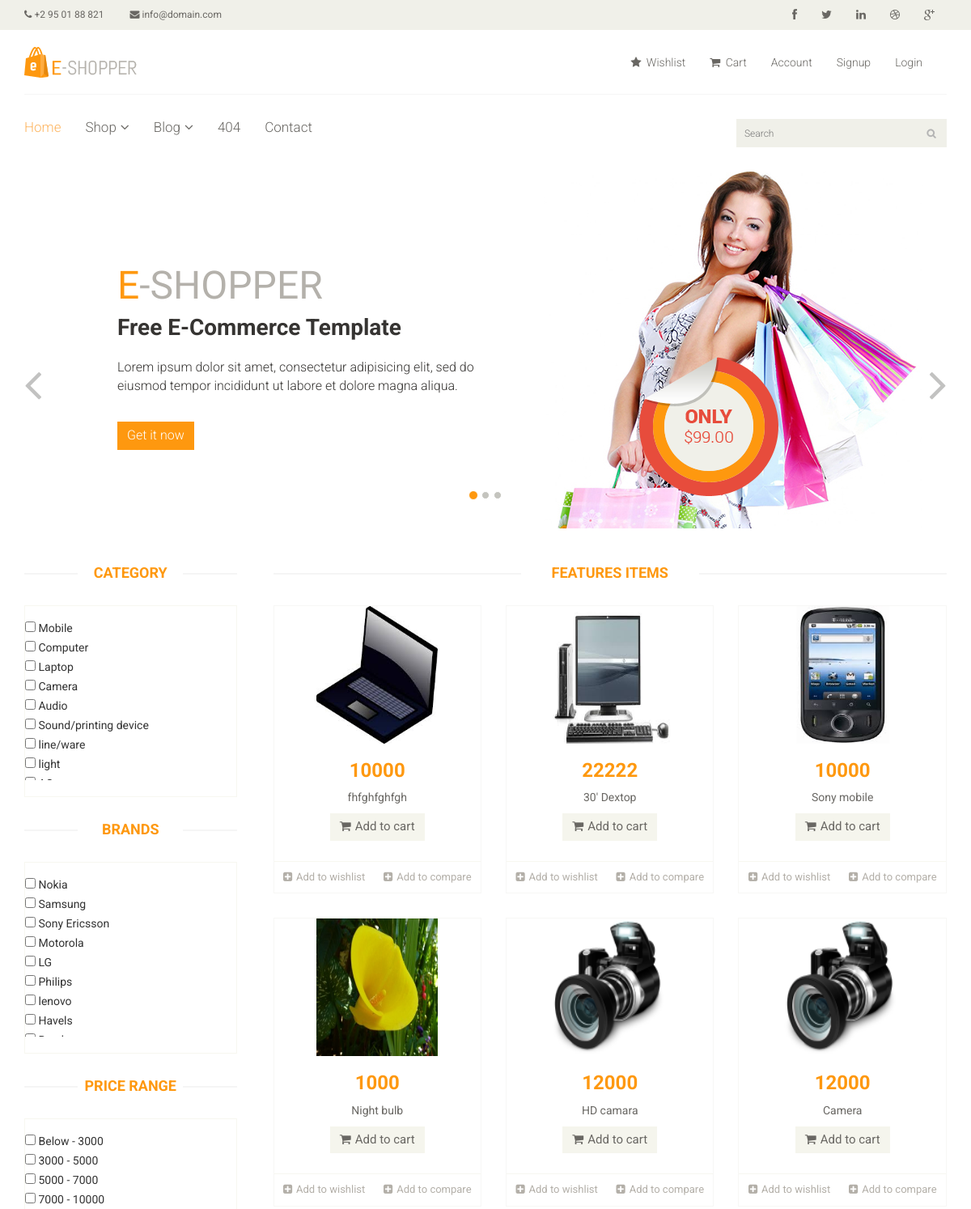
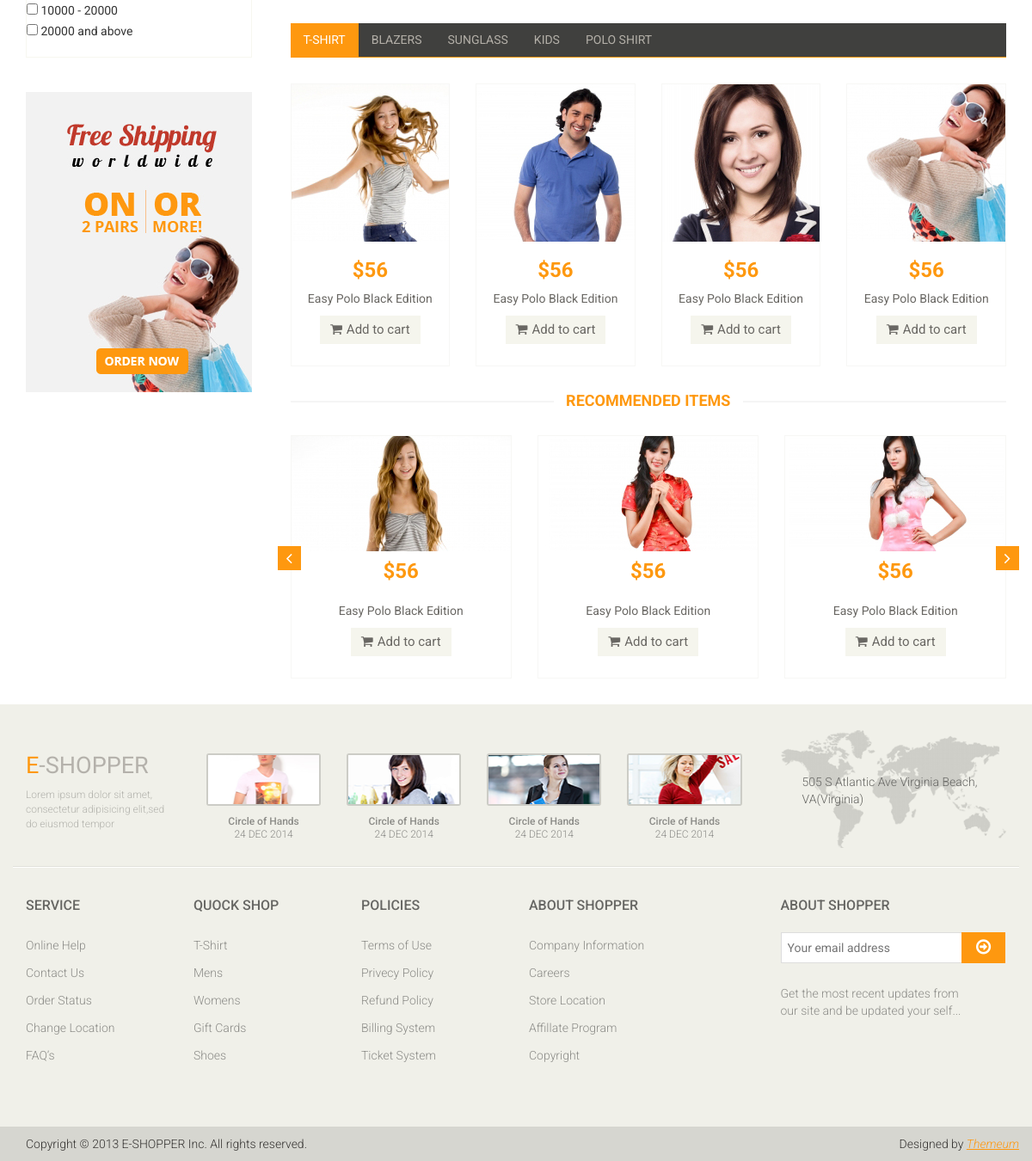
The app's page /index.php/home/home with its own data (2 pictures, top to bottom).
### tables this page shows
CREATE TABLE `cetegory` (
  `cat_id` int(11) NOT NULL,
  `cat_name` varchar(255) NOT NULL,
  `cat_image` varchar(200) NOT NULL
);

CREATE TABLE `brand_name` (
  `id` int(11) NOT NULL,
  `brand_name` varchar(255) NOT NULL,
  `brand_logo` varchar(255) NOT NULL
);

CREATE TABLE `product` (
  `p_id` int(11) NOT NULL,
  `cat_id` int(11) NOT NULL,
  `s_id` int(11) NOT NULL,
  `brand_name` varchar(255) NOT NULL,
  `p_name` varchar(255) NOT NULL,
  `p_details` varchar(255) NOT NULL,
  `quantity` varchar(200) NOT NULL,
  `p_price` double NOT NULL,
  `p_sale` double NOT NULL,
  `p_war` varchar(255) NOT NULL,
  `p_color` varchar(30) NOT NULL,
  `p_dims` varchar(40) NOT NULL,
  `features` varchar(255) NOT NULL,
  `discount` varchar(255) NOT NULL,
  `offer` varchar(255) NOT NULL,
  `bar_code` varchar(255) NOT NULL
);

### application/controllers/home.php (called while the page is built, shortened)
<?php
 class Home extends CI_controller {
   public function __construct(){
      $this->load->model('home_model');
      $this->load->library('session');
   }
   public function home(){
	   $prd = $this->home_model->GetProduct()->result();
	   foreach($prd as $Key => $val){
		 $pid = $val->p_id;
		 $pimage = $this->db->query("select * from product_image where pid='".$pid."' limit 0, 1")->row();
		 $prd[$Key]->p_image = $pimage->p_image;
	   }
	   $data['prods'] = $prd;
	   $data['cate'] = $this->home_model->GetData("cetegory")->result();
	   $data['brnd'] = $this->home_model->GetData("brand_name")->result();
	   $this->load->view("front/home", $data);
	}
 }

### index.php (called while the page is built, shortened)
<?php
require_once BASEPATH.'core/CodeIgniter.php';

### application/models/home_model.php (called while the page is built, shortened)
<?php
class Home_model extends CI_Model {
	public function GetProduct(){
		$res = $this->db->query("select * from product limit 0, 6");
		return $res;
	}
	public function GetData($table){
		$query = $this->db->get($table);
		return $query;
	}
}

### application/views/front/home.php (the view, shortened to what this page needs)
<?php $this->load->view("front/includes/header"); ?>
<?php $this->load->view("front/includes/slider"); ?>
	<section>
		<div class="container">
			<div class="row">
				<?php $this->load->view("front/includes/product_sidebar"); ?>
				<div class="col-sm-9 padding-right">
					<div class="features_items">
						<h2 class="title text-center">Features Items</h2>
						<?php foreach($prods as $row){ ?>
						<div class="col-sm-4">
							<div class="product-image-wrapper">
								<div class="single-products">
									<div class="productinfo text-center">
										<a href="<?php echo base_url().'home/product_details/'.$row->p_id; ?>" style="text-decoration: none;">
											<img src="<?php echo base_url().'resources/product_images/'.$row->p_id.'/'.$row->p_image; ?>" alt="" width="150" height=
											"170"/>
											<h2><?php echo $row->p_price; ?></h2>
											<p><?php echo $row->p_name; ?></p>
										</a>
										<a href="<?php echo base_url().'home/sess_cart/'.$row->p_id;?>" class="btn btn-default add-to-cart"><i class="fa fa-shopping-cart"></i>Add to cart</a>
									</div>
								</div>
								<div class="choose">
									<ul class="nav nav-pills nav-justified">
										<li><a href="#"><i class="fa fa-plus-square"></i>Add to wishlist</a></li>
										<li><a href="#"><i class="fa fa-plus-square"></i>Add to compare</a></li>
									</ul>
								</div>
							</div>
						</div>
						<?php } ?>
					</div>
					<div class="category-tab">
						<div class="col-sm-12">
							<ul class="nav nav-tabs">
								<li class="active"><a href="#tshirt" data-toggle="tab">T-Shirt</a></li>
								<li><a href="#blazers" data-toggle="tab">Blazers</a></li>
								<li><a href="#sunglass" data-toggle="tab">Sunglass</a></li>
								<li><a href="#kids" data-toggle="tab">Kids</a></li>
								<li><a href="#poloshirt" data-toggle="tab">Polo shirt</a></li>
							</ul>
						</div>
						<div class="tab-content">
							<div class="tab-pane fade active in" id="tshirt" >
								<div class="col-sm-3">
									<div class="product-image-wrapper">
										<div class="single-products">
											<div class="productinfo text-center">
												<img src="<?php echo base_url();?>assets/assets_front/images/home/gallery1.jpg" alt="" />
												<h2>$56</h2>
												<p>Easy Polo Black Edition</p>
												<a href="#" class="btn btn-default add-to-cart"><i class="fa fa-shopping-cart"></i>Add to cart</a>
											</div>
										</div>
									</div>
								</div>
								<div class="col-sm-3">
									<div class="product-image-wrapper">
										<div class="single-products">
											<div class="productinfo text-center">
												<img src="<?php echo base_url();?>assets/assets_front/images/home/gallery2.jpg" alt="" />
												<h2>$56</h2>
												<p>Easy Polo Black Edition</p>
												<a href="#" class="btn btn-default add-to-cart"><i class="fa fa-shopping-cart"></i>Add to cart</a>
											</div>
										</div>
									</div>
								</div>
								<div class="col-sm-3">
									<div class="product-image-wrapper">
										<div class="single-products">
											<div class="productinfo text-center">
												<img src="<?php echo base_url();?>assets/assets_front/images/home/gallery3.jpg" alt="" />
												<h2>$56</h2>
												<p>Easy Polo Black Edition</p>
												<a href="#" class="btn btn-default add-to-cart"><i class="fa fa-shopping-cart"></i>Add to cart</a>
											</div>
										</div>
									</div>
								</div>
								<div class="col-sm-3">
									<div class="product-image-wrapper">
										<div class="single-products">
											<div class="productinfo text-center">
												<img src="<?php echo base_url();?>assets/assets_front/images/home/gallery4.jpg" alt="" />
												<h2>$56</h2>
												<p>Easy Polo Black Edition</p>
												<a href="#" class="btn btn-default add-to-cart"><i class="fa fa-shopping-cart"></i>Add to cart</a>
											</div>
										</div>
									</div>
								</div>
							</div>
						</div>
					</div>
					<div class="recommended_items">
						<h2 class="title text-center">recommended items</h2>
						<div id="recommended-item-carousel" class="carousel slide" data-ride="carousel">
							<div class="carousel-inner">
								<div class="item active">
									<div class="col-sm-4">
										<div class="product-image-wrapper">
											<div class="single-products">
												<div class="productinfo text-center">
													<img src="<?php echo base_url();?>assets/assets_front/images/home/recommend1.jpg" alt="" />
													<h2>$56</h2>
													<p>Easy Polo Black Edition</p>
													<a href="#" class="btn btn-default add-to-cart"><i class="fa fa-shopping-cart"></i>Add to cart</a>
												</div>
											</div>
										</div>
									</div>
									<div class="col-sm-4">
										<div class="product-image-wrapper">
											<div class="single-products">
												<div class="productinfo text-center">
													<img src="<?php echo base_url();?>assets/assets_front/images/home/recommend2.jpg" alt="" />
													<h2>$56</h2>
													<p>Easy Polo Black Edition</p>
													<a href="#" class="btn btn-default add-to-cart"><i class="fa fa-shopping-cart"></i>Add to cart</a>
												</div>
											</div>
										</div>
									</div>
									<div class="col-sm-4">
										<div class="product-image-wrapper">
											<div class="single-products">
												<div class="productinfo text-center">
													<img src="<?php echo base_url();?>assets/assets_front/images/home/recommend3.jpg" alt="" />
													<h2>$56</h2>
													<p>Easy Polo Black Edition</p>
													<a href="#" class="btn btn-default add-to-cart"><i class="fa fa-shopping-cart"></i>Add to cart</a>
												</div>
											</div>
										</div>
									</div>
								</div>
							</div>
							 <a class="left recommended-item-control" href="#recommended-item-carousel" data-slide="prev">
								<i class="fa fa-angle-left"></i>
							  </a>
							  <a class="right recommended-item-control" href="#recommended-item-carousel" data-slide="next">
								<i class="fa fa-angle-right"></i>
							  </a>
						</div>
					</div>
				</div>
			</div>
		</div>
	</section>

### application/views/front/includes/product_sidebar.php (shortened to what this page needs)
<div class="col-sm-3">
<div class="left-sidebar">
	<div class="brands_products">
        <h2>Category</h2>
		<div class="brands-name">
			<ul class="nav nav-pills nav-stacked side_len">
					<?php foreach($cate as $Key1 => $row1){ ?>
					<li>
					<input type="checkbox" name="sr_prod[]" class="cat_sel ser_br" id="cat_<?php echo $Key1;?>" value="<?php echo $row1->cat_id;?>" <?php if(!empty($cid)){if(in_array($row1->cat_id, $cid)){echo "Checked";}}?>> <span class="pull-right"></span> <?php echo $row1->cat_name; ?></input>
					</li>
					<?php } ?>
			</ul>
		</div>
	</div>
	<div class="brands_products">
		<h2>Brands</h2>
		<div class="brands-name">
			<ul class="nav nav-pills nav-stacked side_len">
					<?php foreach($brnd as $Key2 =>  $row2){ ?>
					<li>
					<input type="checkbox" name="sr_brand" class="brnd_sel ser_br" id="brand_<?php echo $Key2;?>" value="<?php echo $row2->id;?>" <?php if(!empty($bid)){if(in_array($row2->id, $bid)){echo "Checked";}}?>> <span class="pull-right"></span> <?php echo $row2->brand_name;	?></input>
					</li>
					<?php } ?>
			</ul>
		</div>
	</div>
	<div class="brands_products">
        <h2>Price Range</h2>
		<div class="brands-name">
			<ul class="nav nav-pills nav-stacked side_len">
					<li><input type="checkbox" name="sr_price" class="pr_sel ser_br" id="srpr_1" value="1_3000" <?php if(!empty($pid)){if(in_array("1_3000", $pid)){echo "Checked";}}?>><span class="pull-right"></span> Below - 3000</input></li>
					<li><input type="checkbox" name="sr_price" class="pr_sel ser_br" id="srpr_2" value="3001_5000" <?php if(!empty($pid)){if(in_array("3001_5000", $pid)){echo "Checked";}}?>><span class="pull-right"></span> 3000 - 5000</li>
					<li><input type="checkbox" name="sr_price" class="pr_sel ser_br" id="srpr_3" value="5001_7000" <?php if(!empty($pid)){if(in_array("5001_7000", $pid)){echo "Checked";}}?>><span class="pull-right"></span> 5000 - 7000</li>
					<li><input type="checkbox" name="sr_price" class="pr_sel ser_br" id="srpr_4" value="7001_10000" <?php if(!empty($pid)){if(in_array("7001_10000", $pid)){echo "Checked";}}?>><span class="pull-right"></span> 7000 - 10000</li>
					<li><input type="checkbox" name="sr_price" class="pr_sel ser_br" id="srpr_5" value="10001_20000" <?php if(!empty($pid)){if(in_array("10001_20000", $pid)){echo "Checked";}}?>><span class="pull-right"></span> 10000 - 20000</li>
					<li><input type="checkbox" name="sr_price" class="pr_sel ser_br" id="srpr_6" value="20001_1500000" <?php if(!empty($pid)){if(in_array("20001_1500000", $pid)){echo "Checked";}}?>><span class="pull-right"></span> 20000 and above</li>
			</ul>
		</div>
	</div>
	<div class="shipping text-center">
		<img src="images/home/shipping.jpg" alt="" />
	</div>
</div>
</div>

### records on screen
cetegory: cat_name "Mobile"
cetegory: cat_name "Computer"
cetegory: cat_name "Laptop"
cetegory: cat_name "Camera"
cetegory: cat_name "Audio"
cetegory: cat_name "Sound/printing device"
cetegory: cat_name "line/ware"
cetegory: cat_name "light"
brand_name: brand_name "Nokia"
brand_name: brand_name "Samsung"
brand_name: brand_name "Sony Ericsson"
brand_name: brand_name "Motorola"
brand_name: brand_name "LG"
brand_name: brand_name "Philips"
brand_name: brand_name "lenovo"
brand_name: brand_name "Havels"
product: shows a picture, p_price "10000", p_name "fhfghfghfgh"
product: shows a picture, p_price "22222", p_name "30' Dextop"
product: shows a picture, p_price "10000", p_name "Sony mobile"
product: shows a picture, p_price "1000", p_name "Night bulb"
product: p_price "12000", p_name "HD camara"
product: p_price "12000", p_name "Camera"
